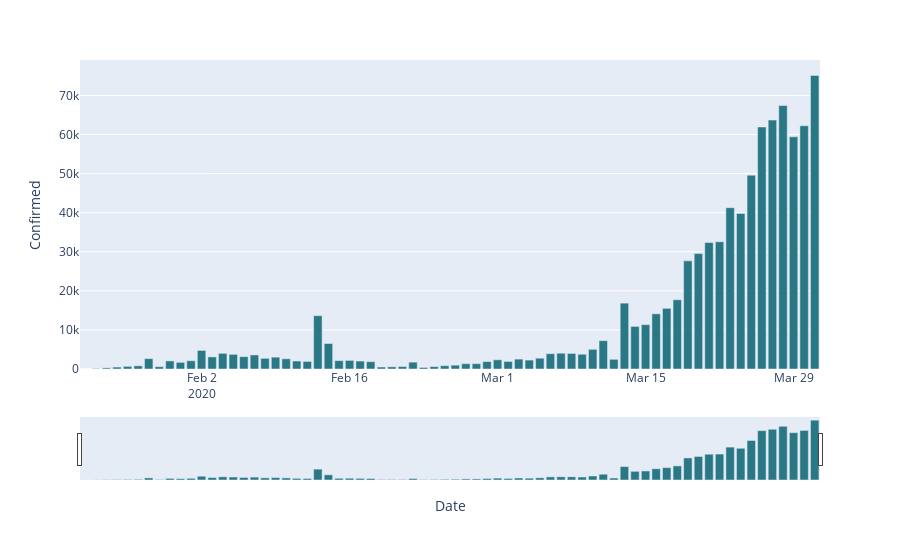

Write notebook code for a chart like this one.
### Code cell
temp = full_table.groupby(['Country/Region', 'Date', ])['Confirmed', 'Deaths']
temp = temp.sum().diff().reset_index()

mask = temp['Country/Region'] != temp['Country/Region'].shift(1)

temp.loc[mask, 'Confirmed'] = np.nan
temp.loc[mask, 'Deaths'] = np.nan

temp = temp.groupby('Date')['Confirmed'].sum().reset_index()

fig_6 = px.bar(temp, x="Date", y="Confirmed", color_discrete_sequence=['#2a7886'])
fig_6.update_layout(xaxis_rangeslider_visible=True)

### Figure 1 — Plotly figure (JSON) as saved in the notebook; plotly's stock layout.template omitted (floating-point values rounded to 4 significant figures)
{"data": [{"alignmentgroup": "True", "hoverlabel": {"namelength": 0}, "hovertemplate": "Date=%{x}<br>Confirmed=%{y}", "legendgroup": "", "marker": {"color": "#2a7886"}, "name": "", "offsetgroup": "", "orientation": "v", "showlegend": false, "textposition": "auto", "type": "bar", "x": ["2020-01-22T00:00:00", "2020-01-23T00:00:00", "2020-01-24T00:00:00", "2020-01-25T00:00:00", "2020-01-26T00:00:00", "2020-01-27T00:00:00", "2020-01-28T00:00:00", "2020-01-29T00:00:00", "2020-01-30T00:00:00", "2020-01-31T00:00:00", "2020-02-01T00:00:00", "2020-02-02T00:00:00", "2020-02-03T00:00:00", "2020-02-04T00:00:00", "2020-02-05T00:00:00", "2020-02-06T00:00:00", "2020-02-07T00:00:00", "2020-02-08T00:00:00", "2020-02-09T00:00:00", "2020-02-10T00:00:00", "2020-02-11T00:00:00", "2020-02-12T00:00:00", "2020-02-13T00:00:00", "2020-02-14T00:00:00", "2020-02-15T00:00:00", "2020-02-16T00:00:00", "2020-02-17T00:00:00", "2020-02-18T00:00:00", "2020-02-19T00:00:00", "2020-02-20T00:00:00", "2020-02-21T00:00:00", "2020-02-22T00:00:00", "2020-02-23T00:00:00", "2020-02-24T00:00:00", "2020-02-25T00:00:00", "2020-02-26T00:00:00", "2020-02-27T00:00:00", "2020-02-28T00:00:00", "2020-02-29T00:00:00", "2020-03-01T00:00:00", "2020-03-02T00:00:00", "2020-03-03T00:00:00", "2020-03-04T00:00:00", "2020-03-05T00:00:00", "2020-03-06T00:00:00", "2020-03-07T00:00:00", "2020-03-08T00:00:00", "2020-03-09T00:00:00", "2020-03-10T00:00:00", "2020-03-11T00:00:00", "2020-03-12T00:00:00", "2020-03-13T00:00:00", "2020-03-14T00:00:00", "2020-03-15T00:00:00", "2020-03-16T00:00:00", "2020-03-17T00:00:00", "2020-03-18T00:00:00", "2020-03-19T00:00:00", "2020-03-20T00:00:00", "2020-03-21T00:00:00", "2020-03-22T00:00:00", "2020-03-23T00:00:00", "2020-03-24T00:00:00", "2020-03-25T00:00:00", "2020-03-26T00:00:00", "2020-03-27T00:00:00", "2020-03-28T00:00:00", "2020-03-29T00:00:00", "2020-03-30T00:00:00", "2020-03-31T00:00:00"], "xaxis": "x", "y": [0, 99, 287, 493, 684, 809, 2651, 588, 2068, 1693, 2111, 4749, 3094, 4011, 3743, 3159, 3597, 2729, 3030, 2612, 2040, 1927, 13639, 6517, 2145, 2194, 2034, 1878, 503, 558, 622, 1753, 386, 603, 845, 982, 1358, 1366, 1899, 2358, 1937, 2534, 2280, 2766, 3915, 4046, 3974, 3769, 5030, 7255, 2477, 16853, 10896, 11353, 14120, 15528, 17719, 27679, 29535, 32361, 32557, 41282, 39810, 49608, 61938, 63700, 67415, 59411, 62248, 75122], "yaxis": "y"}], "layout": {"barmode": "relative", "legend": {"tracegroupgap": 0}, "margin": {"t": 60}, "xaxis": {"anchor": "y", "domain": [0, 1], "rangeslider": {"visible": true}, "title": {"text": "Date"}}, "yaxis": {"anchor": "x", "domain": [0, 1], "title": {"text": "Confirmed"}}}}
